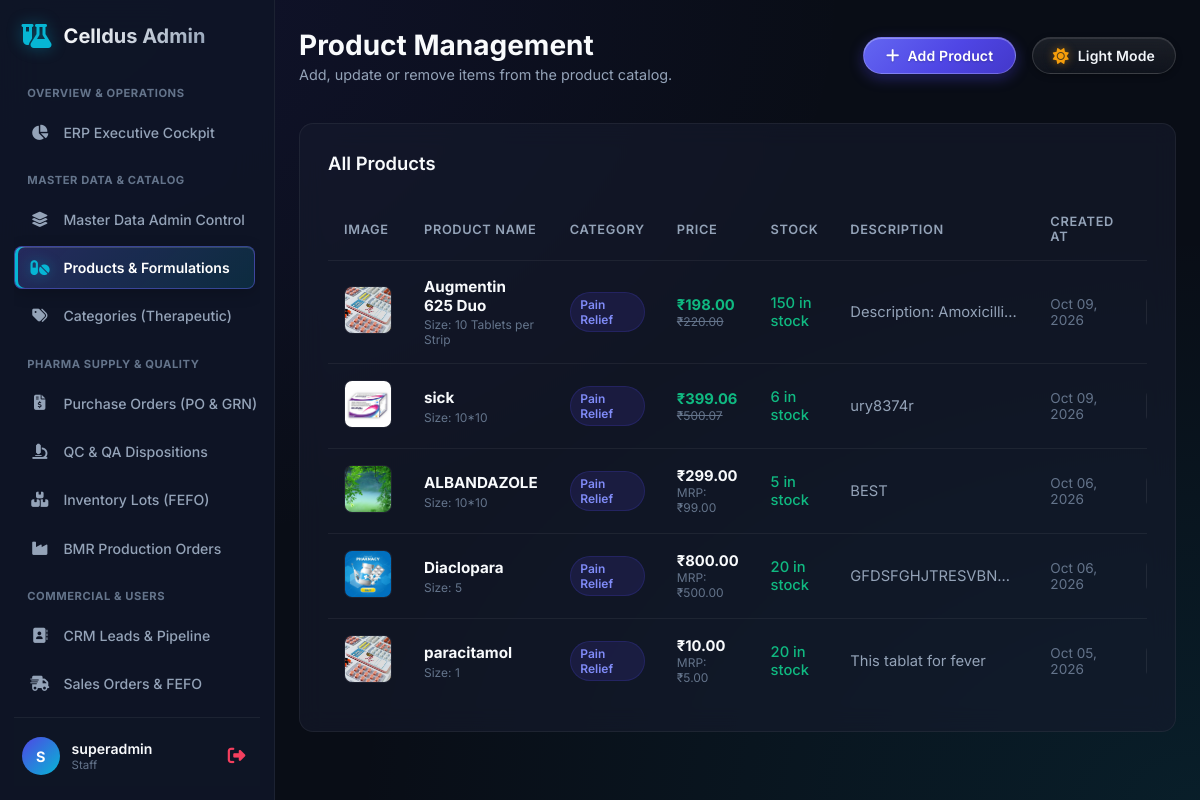
The app's page /dashboard/products/ (signed in) with its own data.
### main/models.py (models this page shows, shortened)
class Product(models.Model):
    name = models.CharField(max_length=200)
    description = models.TextField()
    category = models.ForeignKey(Category, on_delete=models.CASCADE, related_name='products')
    image = models.CharField(max_length=255, default='images/products/default.png')
    price = models.DecimalField(max_digits=10, decimal_places=2, default=0.00)
    selling_price = models.DecimalField(max_digits=10, decimal_places=2, default=0.00)
    size = models.CharField(max_length=100, blank=True, help_text="e.g. 10x10 Tablets, 100ml")
    stock = models.IntegerField(default=0)
    specification = models.TextField(blank=True, help_text="Detailed product specifications")
    created_at = models.DateTimeField(auto_now_add=True)

class Category(models.Model):
    name = models.CharField(max_length=100, unique=True)
    description = models.TextField(blank=True)
    created_at = models.DateTimeField(auto_now_add=True)
    class Meta:
        verbose_name_plural = "Categories"

### main/views.py (the view)
# urls.py: path('dashboard/products/', dashboard_products, name='dashboard_products'),
@staff_required
def dashboard_products(request):
    products = Product.objects.all().order_by('-created_at').select_related('category')
    categories = Category.objects.all()
    return render(request, 'dashboard/products.html', {
        "products": products,
        "categories": categories
    })

### main/context_processors.py (called while the page is built)
def footer_blogs(request):
    return {"footer_blogs": Blog.objects.all().order_by('-created_at')[:2]}

### main/views.py (called while the page is built)
def staff_required(view_func):
    return user_passes_test(lambda u: u.is_active and u.is_staff, login_url='dashboard_login')(view_func)

### templates/dashboard/products.html (shortened to what this page needs)
{% extends 'dashboard/base.html' %}
{% load static %}
{% block page_title %}Product Management{% endblock %}
{% block page_subtitle %}Add, update or remove items from the product catalog.{% endblock %}
{% block top_actions %}
<button class="btn btn-primary" onclick="openModal('addProductModal')">
    <i class="fa-solid fa-plus"></i> Add Product
</button>
{% endblock %}
{% block content %}
<div class="panel">
    <div class="panel-header">
        <h2 class="panel-title">All Products</h2>
    </div>
    <div class="table-container">
        <table class="custom-table">
            <thead>
                <tr>
                    <th style="width: 80px;">Image</th>
                    <th>Product Name</th>
                    <th>Category</th>
                    <th>Price</th>
                    <th>Stock</th>
                    <th>Description</th>
                    <th>Created At</th>
                    <th style="width: 100px; text-align: right;">Actions</th>
                </tr>
            </thead>
            <tbody>
                {% for prod in products %}
                <tr>
                    <td>
                        <img src="{% static prod.image %}" alt="{{ prod.name }}" class="table-product-img">
                    </td>
                    <td>
                        <strong style="color: var(--text-primary); font-size: 0.95rem;">{{ prod.name }}</strong>
                        {% if prod.size %}
                        <div style="font-size: 0.75rem; color: var(--text-muted); margin-top: 0.15rem;">
                            Size: {{ prod.size }}
                        </div>
                        {% endif %}
                    </td>
                    <td>
                        <span class="badge badge-primary">{{ prod.category.name }}</span>
                    </td>
                    <td>
                        {% if prod.selling_price > 0 and prod.selling_price < prod.price %}
                        <div style="font-weight: 700; color: #10b981; font-size: 0.92rem;">₹{{ prod.selling_price }}</div>
                        <div style="text-decoration: line-through; color: var(--text-muted); font-size: 0.75rem;">₹{{ prod.price }}</div>
                        {% elif prod.selling_price > 0 and prod.price > 0 and prod.selling_price != prod.price %}
                        <div style="font-weight: 700; color: var(--text-primary); font-size: 0.92rem;">₹{{ prod.selling_price }}</div>
                        <div style="color: var(--text-muted); font-size: 0.75rem;">MRP: ₹{{ prod.price }}</div>
                        {% elif prod.selling_price > 0 %}
                        <span style="color: var(--text-primary); font-weight: 700; font-size: 0.92rem;">₹{{ prod.selling_price }}</span>
                        {% else %}
                        <span style="color: var(--text-primary); font-weight: 700; font-size: 0.92rem;">₹{{ prod.price }}</span>
                        {% endif %}
                    </td>
                    <td>
                        {% if prod.stock > 0 %}
                        <span style="color: #10b981; font-weight: 500;">{{ prod.stock }} in stock</span>
                        {% else %}
                        <span style="color: #ef4444; font-weight: 600;">Out of Stock</span>
                        {% endif %}
                    </td>
                    <td
                        style="color: var(--text-secondary); max-width: 200px; overflow: hidden; text-overflow: ellipsis; white-space: nowrap;">
                        {{ prod.description }}
                    </td>
                    <td style="color: var(--text-muted); font-size: 0.85rem;">{{ prod.created_at|date:"M d, Y" }}</td>
                    <td>
                    </td>
                </tr>
                {% empty %}
                <tr>
                    <td colspan="8" style="text-align: center; color: var(--text-muted); padding: 3rem;">
                        No products found. Click 'Add Product' to list one.
                    </td>
                </tr>
                {% endfor %}
            </tbody>
        </table>
    </div>
</div>
{% endblock %}

### templates/dashboard/base.html (shortened to what this page needs)
{% load static %}
<!DOCTYPE html>
<html lang="en">
<head>
    <link rel="stylesheet" href="https://cdnjs.cloudflare.com/ajax/libs/font-awesome/6.5.1/css/all.min.css">
    <link rel="stylesheet" href="{% static 'css/dashboard.css' %}?v={% now 'U' %}">
</head>
<body>
    <div class="dashboard-wrapper">
        <aside class="sidebar">
            <div class="sidebar-logo" id="sidebarLogoToggle" title="Click icon to collapse / expand sidebar">
                <i class="fa-solid fa-flask-vial"></i>
                <h2>Celldus Admin</h2>
            </div>
            <ul class="sidebar-menu">
                <li class="sidebar-menu-header">Overview & Operations</li>
                <li class="sidebar-menu-item {% if request.resolver_match.url_name == 'dashboard_index' %}active{% endif %}">
                    <a href="{% url 'dashboard_index' %}">
                        <i class="fa-solid fa-chart-pie"></i>
                        <span>ERP Executive Cockpit</span>
                    </a>
                </li>
                <li class="sidebar-menu-header">Master Data & Catalog</li>
                <li class="sidebar-menu-item {% if request.resolver_match.url_name == 'dashboard_masters' %}active{% endif %}">
                    <a href="{% url 'dashboard_masters' %}">
                        <i class="fa-solid fa-layer-group"></i>
                        <span>Master Data Admin Control</span>
                    </a>
                </li>
                <li class="sidebar-menu-item {% if request.resolver_match.url_name == 'dashboard_products' %}active{% endif %}">
                    <a href="{% url 'dashboard_products' %}">
                        <i class="fa-solid fa-pills"></i>
                        <span>Products & Formulations</span>
                    </a>
                </li>
                <li class="sidebar-menu-item {% if request.resolver_match.url_name == 'dashboard_categories' %}active{% endif %}">
                    <a href="{% url 'dashboard_categories' %}">
                        <i class="fa-solid fa-tags"></i>
                        <span>Categories (Therapeutic)</span>
                    </a>
                </li>
                <li class="sidebar-menu-header">Pharma Supply & Quality</li>
                <li class="sidebar-menu-item {% if request.resolver_match.url_name == 'dashboard_procurement' or request.resolver_match.url_name == 'dashboard_po_view' %}active{% endif %}">
                    <a href="{% url 'dashboard_procurement' %}">
                        <i class="fa-solid fa-file-invoice-dollar"></i>
                        <span>Purchase Orders (PO & GRN)</span>
                    </a>
                </li>
                <li class="sidebar-menu-item {% if request.resolver_match.url_name == 'dashboard_quality' %}active{% endif %}">
                    <a href="{% url 'dashboard_quality' %}">
                        <i class="fa-solid fa-microscope"></i>
                        <span>QC & QA Dispositions</span>
                    </a>
                </li>
                <li class="sidebar-menu-item {% if request.resolver_match.url_name == 'dashboard_inventory_lots' %}active{% endif %}">
                    <a href="{% url 'dashboard_inventory_lots' %}">
                        <i class="fa-solid fa-boxes-stacked"></i>
                        <span>Inventory Lots (FEFO)</span>
                    </a>
                </li>
                <li class="sidebar-menu-item {% if request.resolver_match.url_name == 'dashboard_production' %}active{% endif %}">
                    <a href="{% url 'dashboard_production' %}">
                        <i class="fa-solid fa-industry"></i>
                        <span>BMR Production Orders</span>
                    </a>
                </li>
                <li class="sidebar-menu-header">Commercial & Users</li>
                <li class="sidebar-menu-item {% if request.resolver_match.url_name == 'dashboard_crm' %}active{% endif %}">
                    <a href="{% url 'dashboard_crm' %}">
                        <i class="fa-solid fa-address-book"></i>
                        <span>CRM Leads & Pipeline</span>
                    </a>
                </li>
                <li class="sidebar-menu-item {% if request.resolver_match.url_name == 'dashboard_sales' %}active{% endif %}">
                    <a href="{% url 'dashboard_sales' %}">
                        <i class="fa-solid fa-truck-fast"></i>
                        <span>Sales Orders & FEFO</span>
                    </a>
                </li>
                <li class="sidebar-menu-item {% if request.resolver_match.url_name == 'dashboard_invoices' or request.resolver_match.url_name == 'dashboard_invoice_view' %}active{% endif %}">
                    <a href="{% url 'dashboard_invoices' %}">
                    </a>
                </li>
            </ul>
            <div class="sidebar-footer">
                <div class="sidebar-profile">
                    <div class="sidebar-avatar">
                        {{ user.username|slice:":1"|upper }}
                    </div>
                    <div class="sidebar-user-info">
                        <div class="sidebar-user-name">{{ user.username }}</div>
                        <div class="sidebar-user-role">{% if user.is_superuser %}Super Admin{% else %}Staff{% endif %}
                        </div>
                    </div>
                    <form action="{% url 'dashboard_logout' %}" method="POST" style="margin: 0;">
                        <button type="submit" class="logout-btn" title="Log Out">
                            <i class="fa-solid fa-right-from-bracket"></i>
                        </button>
                    </form>
                </div>
            </div>
        </aside>
        <main class="main-content">
            <header class="top-bar">
                <div class="top-bar-title">
                    <h1>{% block page_title %}Overview{% endblock %}</h1>
                    <p>{% block page_subtitle %}Welcome back, {{ user.username }}{% endblock %}</p>
                </div>
                <div class="top-bar-actions" style="display: flex; align-items: center; gap: 1rem; flex-wrap: wrap;">
                    {% block top_actions %}{% endblock %}
                    {% block theme_toggle_block %}
                    <button id="themeToggleBtn" class="theme-toggle-btn" type="button" title="Switch Theme (Dark / Light)" aria-label="Toggle theme">
                        <i id="themeToggleIcon" class="fa-solid fa-sun"></i>
                        <span id="themeToggleText">Light Mode</span>
                    </button>
                    {% endblock %}
                </div>
            </header>
            {% block content %}{% endblock %}
        </main>
    </div>
</body>
</html>

### templates/dashboard/base.html (style rules this page uses)
html, body { overflow-x: hidden; max-width: 100%; }
.dashboard-wrapper { display: block !important; width: 100% !important; min-height: 100vh !important; position: relative !important; }
.sidebar { width: 275px !important; position: fixed !important; left: 0 !important; top: 0 !important; height: 100vh !important; z-index: 100 !important; box-sizing: border-box !important; transition: width 0.28s cubic-bezier(0.4, 0, 0.2, 1), padding 0.28s cubic-bezier(0.4, 0, 0.2, 1) !important; }
.main-content { margin-left: 275px !important; box-sizing: border-box !important; min-width: 0 !important; width: auto !important; max-width: none !important; padding: 2rem 2.5rem !important; transition: margin-left 0.28s cubic-bezier(0.4, 0, 0.2, 1) !important; }
@media (max-width: 1280px) { .main-content { padding: 1.75rem 1.5rem !important; } }
.sidebar-logo { cursor: pointer; user-select: none; display: flex; align-items: center; gap: 0.75rem; transition: opacity 0.2s ease, transform 0.15s ease; margin-bottom: 1.25rem !important; padding: 0.25rem 0.5rem !important; }
.sidebar-logo i { transition: transform 0.2s ease, filter 0.2s ease; }

### records on screen
Product: image (picture), name "Augmentin 625 Duo", size "10 Tablets per Strip", category.name "Pain Relief", selling_price "198.00", price "220.00", stock "150", description "Description: Amoxicilli…", created_at "Oct 09, 2026"
Product: image (placeholder picture), name "sick", size "10*10", category.name "Pain Relief", selling_price "399.06", price "500.07", stock "6", description "ury8374r", created_at "Oct 09, 2026"
Product: image (picture), name "ALBANDAZOLE", size "10*10", category.name "Pain Relief", selling_price "299.00", price "99.00", stock "5", description "BEST", created_at "Oct 06, 2026"
Product: image (picture), name "Diaclopara", size "5", category.name "Pain Relief", selling_price "800.00", price "500.00", stock "20", description "GFDSFGHJTRESVBN…", created_at "Oct 06, 2026"
Product: image (picture), name "paracitamol", size "1", category.name "Pain Relief", selling_price "10.00", price "5.00", stock "20", description "This tablat for fever", created_at "Oct 05, 2026"

### other values on screen
{{ user.username|slice:":1"|upper }} "S"
{{ user.username }} "superadmin"
